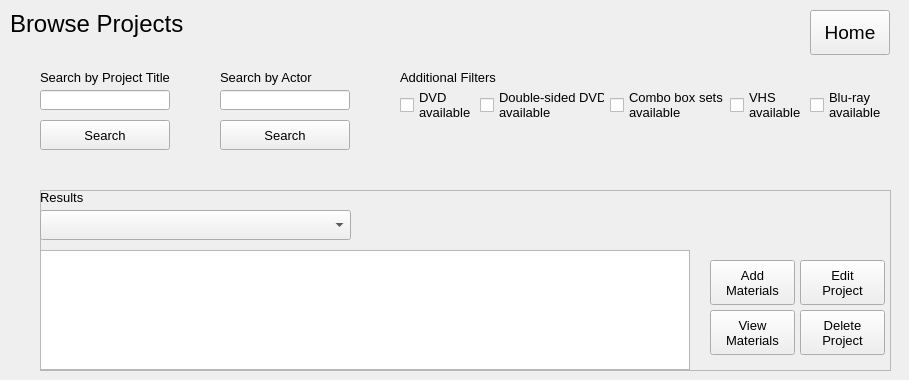
    <widget class="QWidget" name="browseProjectsPage">
     <widget class="QLabel" name="label_3">
      <property name="geometry">
       <rect>
        <x>10</x>
        <y>10</y>
        <width>250</width>
        <height>27</height>
       </rect>
      </property>
      <property name="font">
       <font>
        <pointsize>18</pointsize>
       </font>
      </property>
      <property name="text">
       <string>Browse Projects</string>
      </property>
     </widget>
     <widget class="QPushButton" name="homeButton3">
      <property name="geometry">
       <rect>
        <x>810</x>
        <y>10</y>
        <width>80</width>
        <height>45</height>
       </rect>
      </property>
      <property name="font">
       <font>
        <pointsize>14</pointsize>
       </font>
      </property>
      <property name="text">
       <string>Home</string>
      </property>
     </widget>
     <widget class="QLineEdit" name="lineEdit_23">
      <property name="geometry">
       <rect>
        <x>220</x>
        <y>90</y>
        <width>130</width>
        <height>20</height>
       </rect>
      </property>
      <property name="font">
       <font>
        <pointsize>10</pointsize>
       </font>
      </property>
     </widget>
     <widget class="QLabel" name="label_33">
      <property name="geometry">
       <rect>
        <x>40</x>
        <y>60</y>
        <width>131</width>
        <height>35</height>
       </rect>
      </property>
      <property name="font">
       <font>
        <pointsize>10</pointsize>
       </font>
      </property>
      <property name="text">
       <string>Search by Project Title</string>
      </property>
     </widget>
     <widget class="QLabel" name="label_34">
      <property name="geometry">
       <rect>
        <x>220</x>
        <y>60</y>
        <width>100</width>
        <height>35</height>
       </rect>
      </property>
      <property name="font">
       <font>
        <pointsize>10</pointsize>
       </font>
      </property>
      <property name="text">
       <string>Search by Actor</string>
      </property>
     </widget>
     <widget class="QLineEdit" name="lineEdit_22">
      <property name="geometry">
       <rect>
        <x>40</x>
        <y>90</y>
        <width>130</width>
        <height>20</height>
       </rect>
      </property>
      <property name="font">
       <font>
        <pointsize>10</pointsize>
       </font>
      </property>
      <property name="text">
       <string/>
      </property>
     </widget>
     <widget class="QCheckBox" name="checkBox_13">
      <property name="geometry">
       <rect>
        <x>610</x>
        <y>90</y>
        <width>131</width>
        <height>30</height>
       </rect>
      </property>
      <property name="font">
       <font>
        <pointsize>10</pointsize>
       </font>
      </property>
      <property name="text">
       <string>Combo box sets
available</string>
      </property>
     </widget>
     <widget class="QCheckBox" name="checkBox_11">
      <property name="geometry">
       <rect>
        <x>810</x>
        <y>90</y>
        <width>90</width>
        <height>30</height>
       </rect>
      </property>
      <property name="font">
       <font>
        <pointsize>10</pointsize>
       </font>
      </property>
      <property name="text">
       <string>Blu-ray
available</string>
      </property>
     </widget>
     <widget class="QLabel" name="label_35">
      <property name="geometry">
       <rect>
        <x>400</x>
        <y>60</y>
        <width>121</width>
        <height>35</height>
       </rect>
      </property>
      <property name="font">
       <font>
        <pointsize>10</pointsize>
       </font>
      </property>
      <property name="text">
       <string>Additional Filters</string>
      </property>
     </widget>
     <widget class="QCheckBox" name="checkBox_9">
      <property name="geometry">
       <rect>
        <x>730</x>
        <y>90</y>
        <width>71</width>
        <height>30</height>
       </rect>
      </property>
      <property name="font">
       <font>
        <pointsize>10</pointsize>
       </font>
      </property>
      <property name="text">
       <string>VHS
available</string>
      </property>
     </widget>
     <widget class="QCheckBox" name="checkBox_10">
      <property name="geometry">
       <rect>
        <x>480</x>
        <y>90</y>
        <width>125</width>
        <height>30</height>
       </rect>
      </property>
      <property name="font">
       <font>
        <pointsize>10</pointsize>
       </font>
      </property>
      <property name="text">
       <string>Double-sided DVD
available</string>
      </property>
     </widget>
     <widget class="QCheckBox" name="checkBox_12">
      <property name="geometry">
       <rect>
        <x>400</x>
        <y>90</y>
        <width>73</width>
        <height>30</height>
       </rect>
      </property>
      <property name="font">
       <font>
        <pointsize>10</pointsize>
       </font>
      </property>
      <property name="text">
       <string>DVD
available</string>
      </property>
     </widget>
     <widget class="QPushButton" name="pushButton">
      <property name="geometry">
       <rect>
        <x>40</x>
        <y>120</y>
        <width>130</width>
        <height>30</height>
       </rect>
      </property>
      <property name="font">
       <font>
        <pointsize>10</pointsize>
       </font>
      </property>
      <property name="text">
       <string>Search</string>
      </property>
     </widget>
     <widget class="QPushButton" name="pushButton_2">
      <property name="geometry">
       <rect>
        <x>220</x>
        <y>120</y>
        <width>130</width>
        <height>30</height>
       </rect>
      </property>
      <property name="font">
       <font>
        <pointsize>10</pointsize>
       </font>
      </property>
      <property name="text">
       <string>Search</string>
      </property>
     </widget>
     <widget class="QFrame" name="frame_4">
      <property name="geometry">
       <rect>
        <x>40</x>
        <y>190</y>
        <width>851</width>
        <height>181</height>
       </rect>
      </property>
      <property name="frameShape">
       <enum>QFrame::StyledPanel</enum>
      </property>
      <property name="frameShadow">
       <enum>QFrame::Raised</enum>
      </property>
      <widget class="QPushButton" name="pushButton_6">
       <property name="geometry">
        <rect>
         <x>760</x>
         <y>120</y>
         <width>85</width>
         <height>45</height>
        </rect>
       </property>
       <property name="font">
        <font>
         <pointsize>10</pointsize>
        </font>
       </property>
       <property name="text">
        <string>Delete
Project</string>
       </property>
      </widget>
      <widget class="QComboBox" name="comboBox">
       <property name="geometry">
        <rect>
         <x>0</x>
         <y>20</y>
         <width>311</width>
         <height>30</height>
        </rect>
       </property>
      </widget>
      <widget class="QPushButton" name="pushButton_7">
       <property name="geometry">
        <rect>
         <x>670</x>
         <y>120</y>
         <width>85</width>
         <height>45</height>
        </rect>
       </property>
       <property name="font">
        <font>
         <pointsize>10</pointsize>
        </font>
       </property>
       <property name="text">
        <string>View
Materials</string>
       </property>
      </widget>
      <widget class="QPushButton" name="pushButton_4">
       <property name="geometry">
        <rect>
         <x>760</x>
         <y>70</y>
         <width>85</width>
         <height>45</height>
        </rect>
       </property>
       <property name="font">
        <font>
         <pointsize>10</pointsize>
        </font>
       </property>
       <property name="text">
        <string>Edit
Project</string>
       </property>
      </widget>
      <widget class="QPushButton" name="pushButton_5">
       <property name="geometry">
        <rect>
         <x>670</x>
         <y>70</y>
         <width>85</width>
         <height>45</height>
        </rect>
       </property>
       <property name="font">
        <font>
         <pointsize>10</pointsize>
        </font>
       </property>
       <property name="text">
        <string>Add
Materials</string>
       </property>
      </widget>
      <widget class="QTextEdit" name="textEdit">
       <property name="geometry">
        <rect>
         <x>0</x>
         <y>60</y>
         <width>650</width>
         <height>120</height>
        </rect>
       </property>
      </widget>
      <widget class="QLabel" name="label_54">
       <property name="geometry">
        <rect>
         <x>0</x>
         <y>-10</y>
         <width>131</width>
         <height>35</height>
        </rect>
       </property>
       <property name="font">
        <font>
         <pointsize>10</pointsize>
        </font>
       </property>
       <property name="text">
        <string>Results</string>
       </property>
      </widget>
     </widget>
    </widget>
